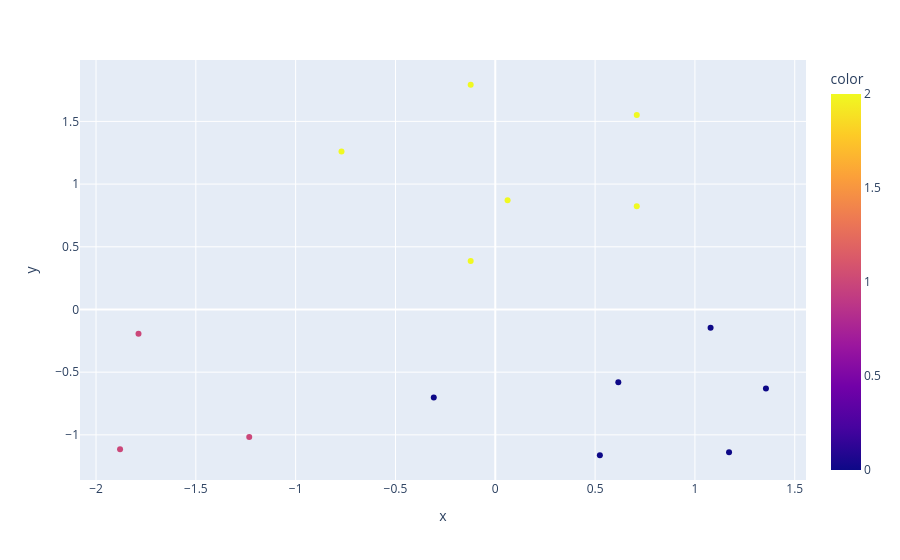

Notebook cell for this chart:
### Code cell
grafico1 = px.scatter(x = base_salario[:,0], y = base_salario[:,1], color=rotulos)
grafico2 = px.scatter(x = centroides[:,0], y = centroides[:,1], size= [12,12,12])
grafico3 = go.Figure(data = grafico1.data + grafico2.data)
grafico1.show()

### Figure 1 — Plotly figure (JSON) as saved in the notebook; plotly's stock layout.template omitted (floating-point values rounded to 4 significant figures)
{"data": [{"hovertemplate": "x=%{x}<br>y=%{y}<br>color=%{marker.color}<extra></extra>", "legendgroup": "", "marker": {"color": [1, 1, 1, 0, 0, 0, 0, 0, 0, 2, 2, 2, 2, 2, 2], "coloraxis": "coloraxis", "symbol": "circle"}, "mode": "markers", "name": "", "orientation": "v", "showlegend": false, "type": "scatter", "x": [-1.88, -1.233, -1.787, -0.3081, 0.5238, 1.171, 1.356, 0.6163, 1.078, -0.7703, -0.1233, 0.06163, -0.1233, 0.7087, 0.7087], "xaxis": "x", "y": [-1.114, -1.017, -0.1938, -0.7024, -1.163, -1.138, -0.6297, -0.5813, -0.1453, 1.259, 0.3875, 0.8719, 1.792, 0.8235, 1.55], "yaxis": "y"}], "layout": {"coloraxis": {"colorbar": {"title": {"text": "color"}}, "colorscale": [[0, "#0d0887"], [0.1111, "#46039f"], [0.2222, "#7201a8"], [0.3333, "#9c179e"], [0.4444, "#bd3786"], [0.5556, "#d8576b"], [0.6667, "#ed7953"], [0.7778, "#fb9f3a"], [0.8889, "#fdca26"], [1, "#f0f921"]]}, "legend": {"tracegroupgap": 0}, "margin": {"t": 60}, "xaxis": {"anchor": "y", "domain": [0, 1], "title": {"text": "x"}}, "yaxis": {"anchor": "x", "domain": [0, 1], "title": {"text": "y"}}}}
